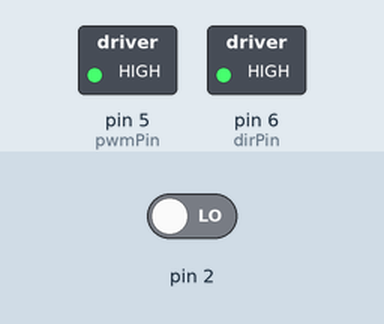
This sketch was run on a simulated Arduino Uno, built with avr-gcc and run on an emulated ATmega328P. On the bench: switched loads named in the sketch (green lamp = pin HIGH). Inputs (shaded band) come from the test bench; at power-on: pin 2 LOW. What the sketch prints to the serial monitor is not drawn.

Above: at 0.47 s.
Timing chart, 0 to 2.2 s (numbered marks = the images above):
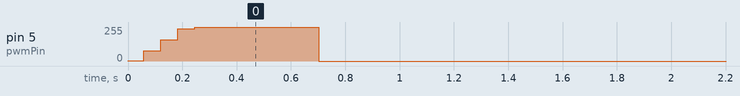

The sketch:

sketch_feb24a_MovingBackndForth.ino
```cpp
volatile long int count = 0;
int pwmPin = 5;  // PWM output for motor control
int dirPin = 6;  // Direction control
double wheelRadius = 2.15; // Adjust for accurate distance calculation
double distanceToMaxSpeed = 5; // Halfway point in feet
double totalDistance = 10; // Total travel distance in feet
double maxSpeed = 16; // Target max speed in m/s

double acceleration; // Calculated acceleration
double velocity = 0; // Current velocity
double position = 0; // Current position in meters
bool returning = false; // Flag for return motion
unsigned long prevTime = 0; // Time tracking for acceleration control

void setup() {
    pinMode(2, INPUT);
    pinMode(3, INPUT);
    attachInterrupt(digitalPinToInterrupt(2), encoderISR, RISING); // Encoder Interrupt
    Serial.begin(9600);

    pinMode(pwmPin, OUTPUT);
    pinMode(dirPin, OUTPUT);
    digitalWrite(dirPin, HIGH); // Set motor direction forward

    acceleration = (maxSpeed * maxSpeed) / (2 * distanceToMaxSpeed * 0.3048); // Convert ft to meters
}

void loop() {
    unsigned long currentTime = millis();
    double deltaTime = (currentTime - prevTime) / 1000.0; // Convert ms to seconds
    prevTime = currentTime;

    if (!returning) {
        // Moving forward
        if (position < totalDistance * 0.3048) { // Convert ft to meters
            if (position < distanceToMaxSpeed * 0.3048) {
                velocity += acceleration * deltaTime; // Accelerate
                if (velocity > maxSpeed) velocity = maxSpeed; // Limit max speed
            } else {
                velocity = maxSpeed; // Maintain max speed
            }
            position += velocity * deltaTime; // Update position
        } else {
            // Reverse direction once we reach 10 ft
            returning = true;
            digitalWrite(dirPin, HIGH); // Reverse motor direction
            velocity = 16; // Reset velocity for smooth deceleration
        }
    } else {
        // Moving back
        if (position > 0) {
            if (position > distanceToMaxSpeed * 0.3048) {
                velocity += acceleration * deltaTime; // Accelerate back
                if (velocity > maxSpeed) velocity = maxSpeed;
            } else {
                velocity = maxSpeed; // Maintain speed
            }
            position -= velocity * deltaTime; // Decrease position
        } else {
            analogWrite(pwmPin, 0); // Stop the motor at start
            Serial.println("Back at starting point!");
            while(1); // Halt loop
        }
    }

    int pwmValue = map(velocity * 100, 0, maxSpeed * 100, 0, 255); // Convert speed to PWM
    analogWrite(pwmPin, pwmValue);

    Serial.print("Direction: ");
    Serial.print(returning ? "Returning " : "Forward ");
    Serial.print("| Velocity: ");
    Serial.print(velocity);
    Serial.print(" m/s | Position: ");
    Serial.print(position);
    Serial.println(" m");
}

// Interrupt Service Routine (ISR) for Encoder Counting
void encoderISR() {
    if (digitalRead(3) == HIGH)
        count++;
    else
        count--;
}
```
